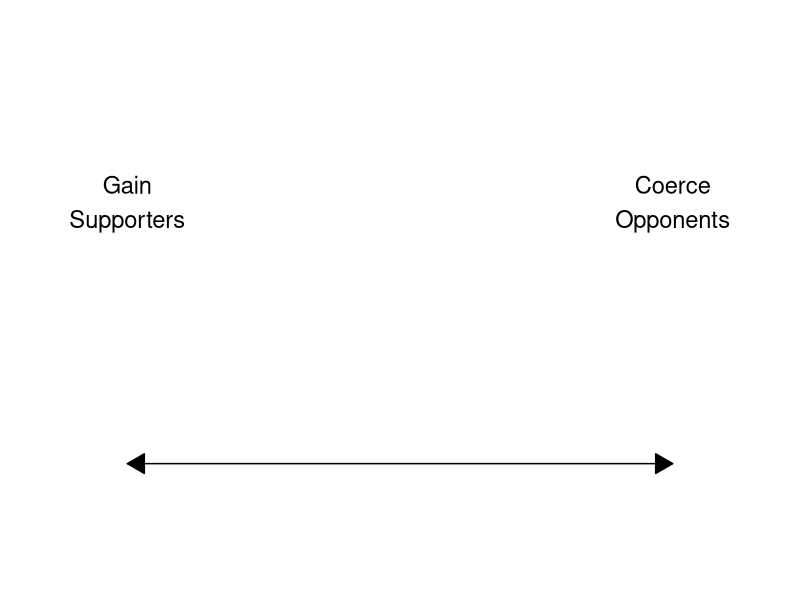

Write the R code that produced this figure.
## ---- chunk 1
library(tidyverse)
library(readxl)
library(kableExtra)
## ---- chunk 2
tibble(
  label1 = c("Gain Supporters", "Coerce Opponents"),
  x1 = c(2, 8),
  y1 = c(1, 1)
) |>
  ggplot(aes(x = x1, y = y1)) +
  geom_line(arrow = arrow(length=unit(0.50,"cm"), ends="both", type = "closed")) +
  theme_void()+
  xlim(1, 9) +
  ylim(0.75, 2) +
  annotate("text", x = 2, y = 1.6, label = "Gain\nSupporters", size = 6) +
  annotate("text", x = 8, y = 1.6, label = "Coerce\nOpponents", size = 6)
